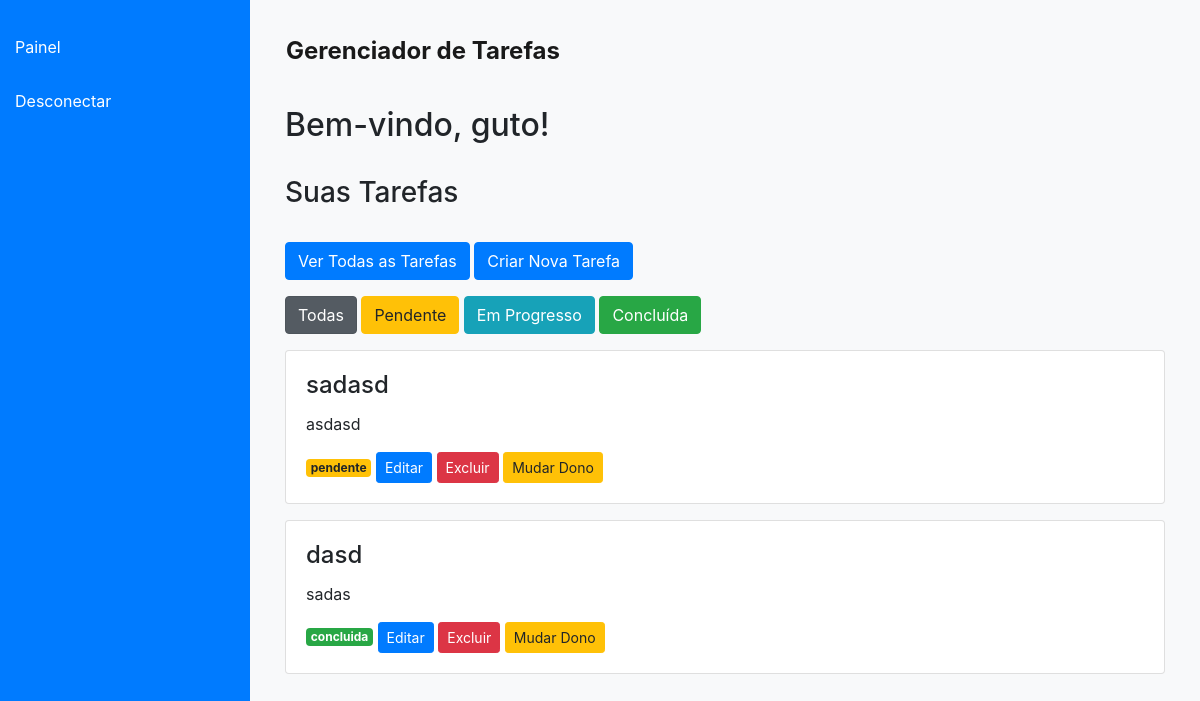
The app's page /dashboard (signed in), older data.
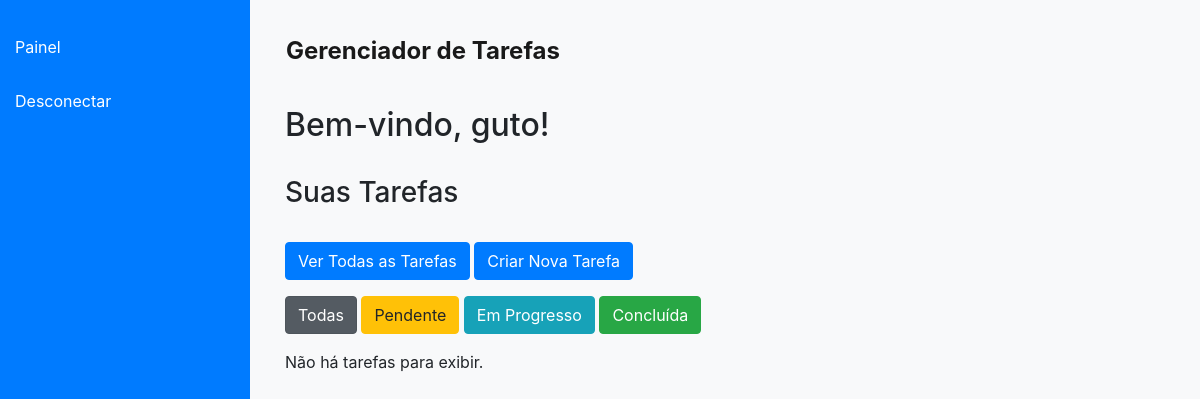
The same page, newer data.
### app.py (models this page shows)
class Task(db.Model):
    id = db.Column(db.Integer, primary_key=True)
    title = db.Column(db.String(100), nullable=False)
    description = db.Column(db.Text, nullable=False)
    status = db.Column(db.String(20), default='pendente')
    user_id = db.Column(db.Integer, db.ForeignKey('user.id'), nullable=False)

### app.py (the view)
@app.route('/dashboard')
def dashboard():
    if 'user_id' not in session:
        return redirect(url_for('login'))
    user = User.query.get(session['user_id'])
    status_filter = request.args.get('status')
    if status_filter:
        tasks = Task.query.filter_by(user_id=user.id, status=status_filter).all()
    else:
        tasks = Task.query.filter_by(user_id=user.id).all()
    return render_template('dashboard.html', tasks=tasks, username=user.username)

### templates/dashboard.html (shortened to what this page needs)
<!DOCTYPE html>
<html lang="en">
<head>
    <link rel="stylesheet" href="https://stackpath.bootstrapcdn.com/bootstrap/4.5.2/css/bootstrap.min.css">
    <link rel="stylesheet" href="https://cdnjs.cloudflare.com/ajax/libs/font-awesome/5.15.4/css/all.min.css">
</head>
<body>
    <div class="sidebar">
        {% if 'user_id' in session %}
            <a href="{{ url_for('dashboard') }}">Painel</a>
            <a href="{{ url_for('logout') }}">Desconectar</a>
        {% else %}
            <a href="{{ url_for('login') }}">Entrar</a>
            <a href="{{ url_for('register') }}">Registrar</a>
        {% endif %}
    </div>
    <div class="content">
        <nav class="navbar navbar-expand-lg navbar-light">
            <a class="navbar-brand" href="{{ url_for('index') }}">Gerenciador de Tarefas</a>
        </nav>
        <div class="container mt-4">
            <h2>Bem-vindo, {{ username }}!</h2>
            <br>
            <h3>Suas Tarefas</h3>
            <br>
            <a href="{{ url_for('all_tasks') }}" class="btn btn-primary mb-3">Ver Todas as Tarefas</a>
            <a href="{{ url_for('task_form') }}" class="btn btn-primary mb-3">Criar Nova Tarefa</a>
            <div class="filters mb-3">
                <a href="{{ url_for('dashboard') }}" class="btn btn-secondary {% if not status_filter %}active{% endif %}">Todas</a>
                <a href="{{ url_for('dashboard', status='pendente') }}" class="btn btn-warning {% if status_filter == 'pendente' %}active{% endif %}">Pendente</a>
                <a href="{{ url_for('dashboard', status='em_progresso') }}" class="btn btn-info {% if status_filter == 'em_progresso' %}active{% endif %}">Em Progresso</a>
                <a href="{{ url_for('dashboard', status='concluida') }}" class="btn btn-success {% if status_filter == 'concluida' %}active{% endif %}">Concluída</a>
            </div>
            <div class="task-list">
                {% for task in tasks %}
                    <div class="card mb-3">
                        <div class="card-body">
                            <h4 class="card-title">{{ task.title }}</h4>
                            <p class="card-text">{{ task.description }}</p>
                            <span class="badge
                                {% if task.status == 'pendente' %} badge-warning
                                {% elif task.status == 'em_progresso' %} badge-info
                                {% elif task.status == 'concluida' %} badge-success
                                {% endif %}">
                                {{ task.status }}
                            </span>
                            <a href="{{ url_for('edit_task', task_id=task.id) }}" class="btn btn-primary btn-sm">Editar</a>
                            <a href="{{ url_for('delete_task', task_id=task.id) }}" class="btn btn-danger btn-sm">Excluir</a>
                            <a href="{{ url_for('change_task_owner', task_id=task.id) }}" class="btn btn-warning btn-sm">Mudar Dono</a>
                        </div>
                    </div>
                {% else %}
                    <p>Não há tarefas para exibir.</p>
                {% endfor %}
            </div>
        </div>
    </div>
</body>
</html>

Row changes from the older to the newer data that the page shows:
removed Task: title "sadasd", description "asdasd", status "pendente"
removed Task: title "dasd", description "sadas", status "concluida"
Text that changed along with them:
text now shown: "Não há tarefas para exibir."
